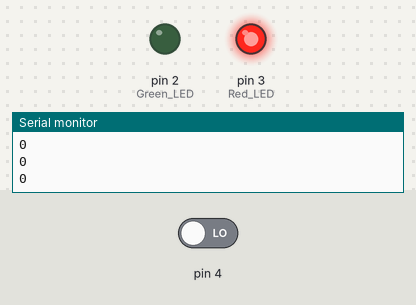
Bench run of a sketch on a simulated Arduino Uno, built with avr-gcc and run on an emulated ATmega328P. Shown: output pins drawn as LEDs (lit = HIGH), the last lines printed to the serial monitor. The test bench sets the inputs (shaded band); at power-on: pin 4 LOW.

Above: at 1.2 s.
1.3 s: pin 4 driven HIGH
At 2.5 s:
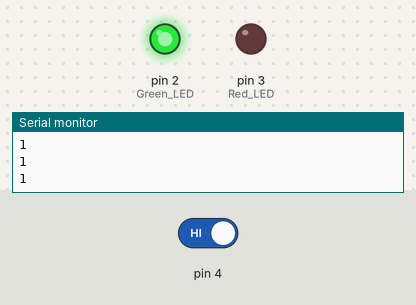
2.8 s: pin 4 driven LOW
At 3.8 s:
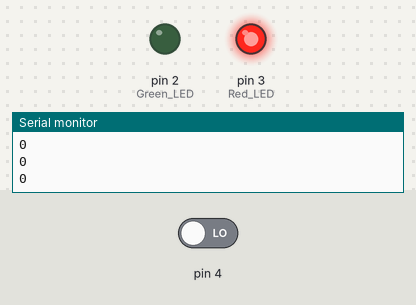
Timing chart, 0 to 5.8 s (numbered marks = the images above; inputs shaded):
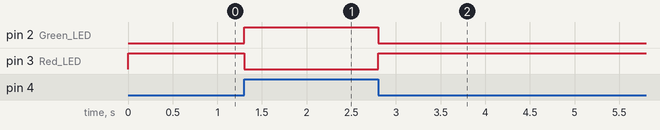

The sketch:

PhotoCell.ino
```cpp
void setup() {
  pinMode(2, OUTPUT); //Green LED
  pinMode(3, OUTPUT); //Red LED
  pinMode(4, INPUT);
  Serial.begin(9600);
}

void loop() {
  int lightInput = digitalRead(4);
  if (lightInput == HIGH) {
    digitalWrite(2, HIGH);
    digitalWrite(3, LOW);
    Serial.println(lightInput);
  }
  else {
    digitalWrite(3, HIGH);
    digitalWrite(2, LOW);
    Serial.println(lightInput);
  }
  delay(100);
}
```

Measured:
- after the input at 1.3 s, pin 2 (Green_LED): LOW → HIGH at once; pin 3 (Red_LED): HIGH → LOW at once
- after the input at 2.8 s, pin 2 (Green_LED): HIGH → LOW at once; pin 3 (Red_LED): LOW → HIGH at once
